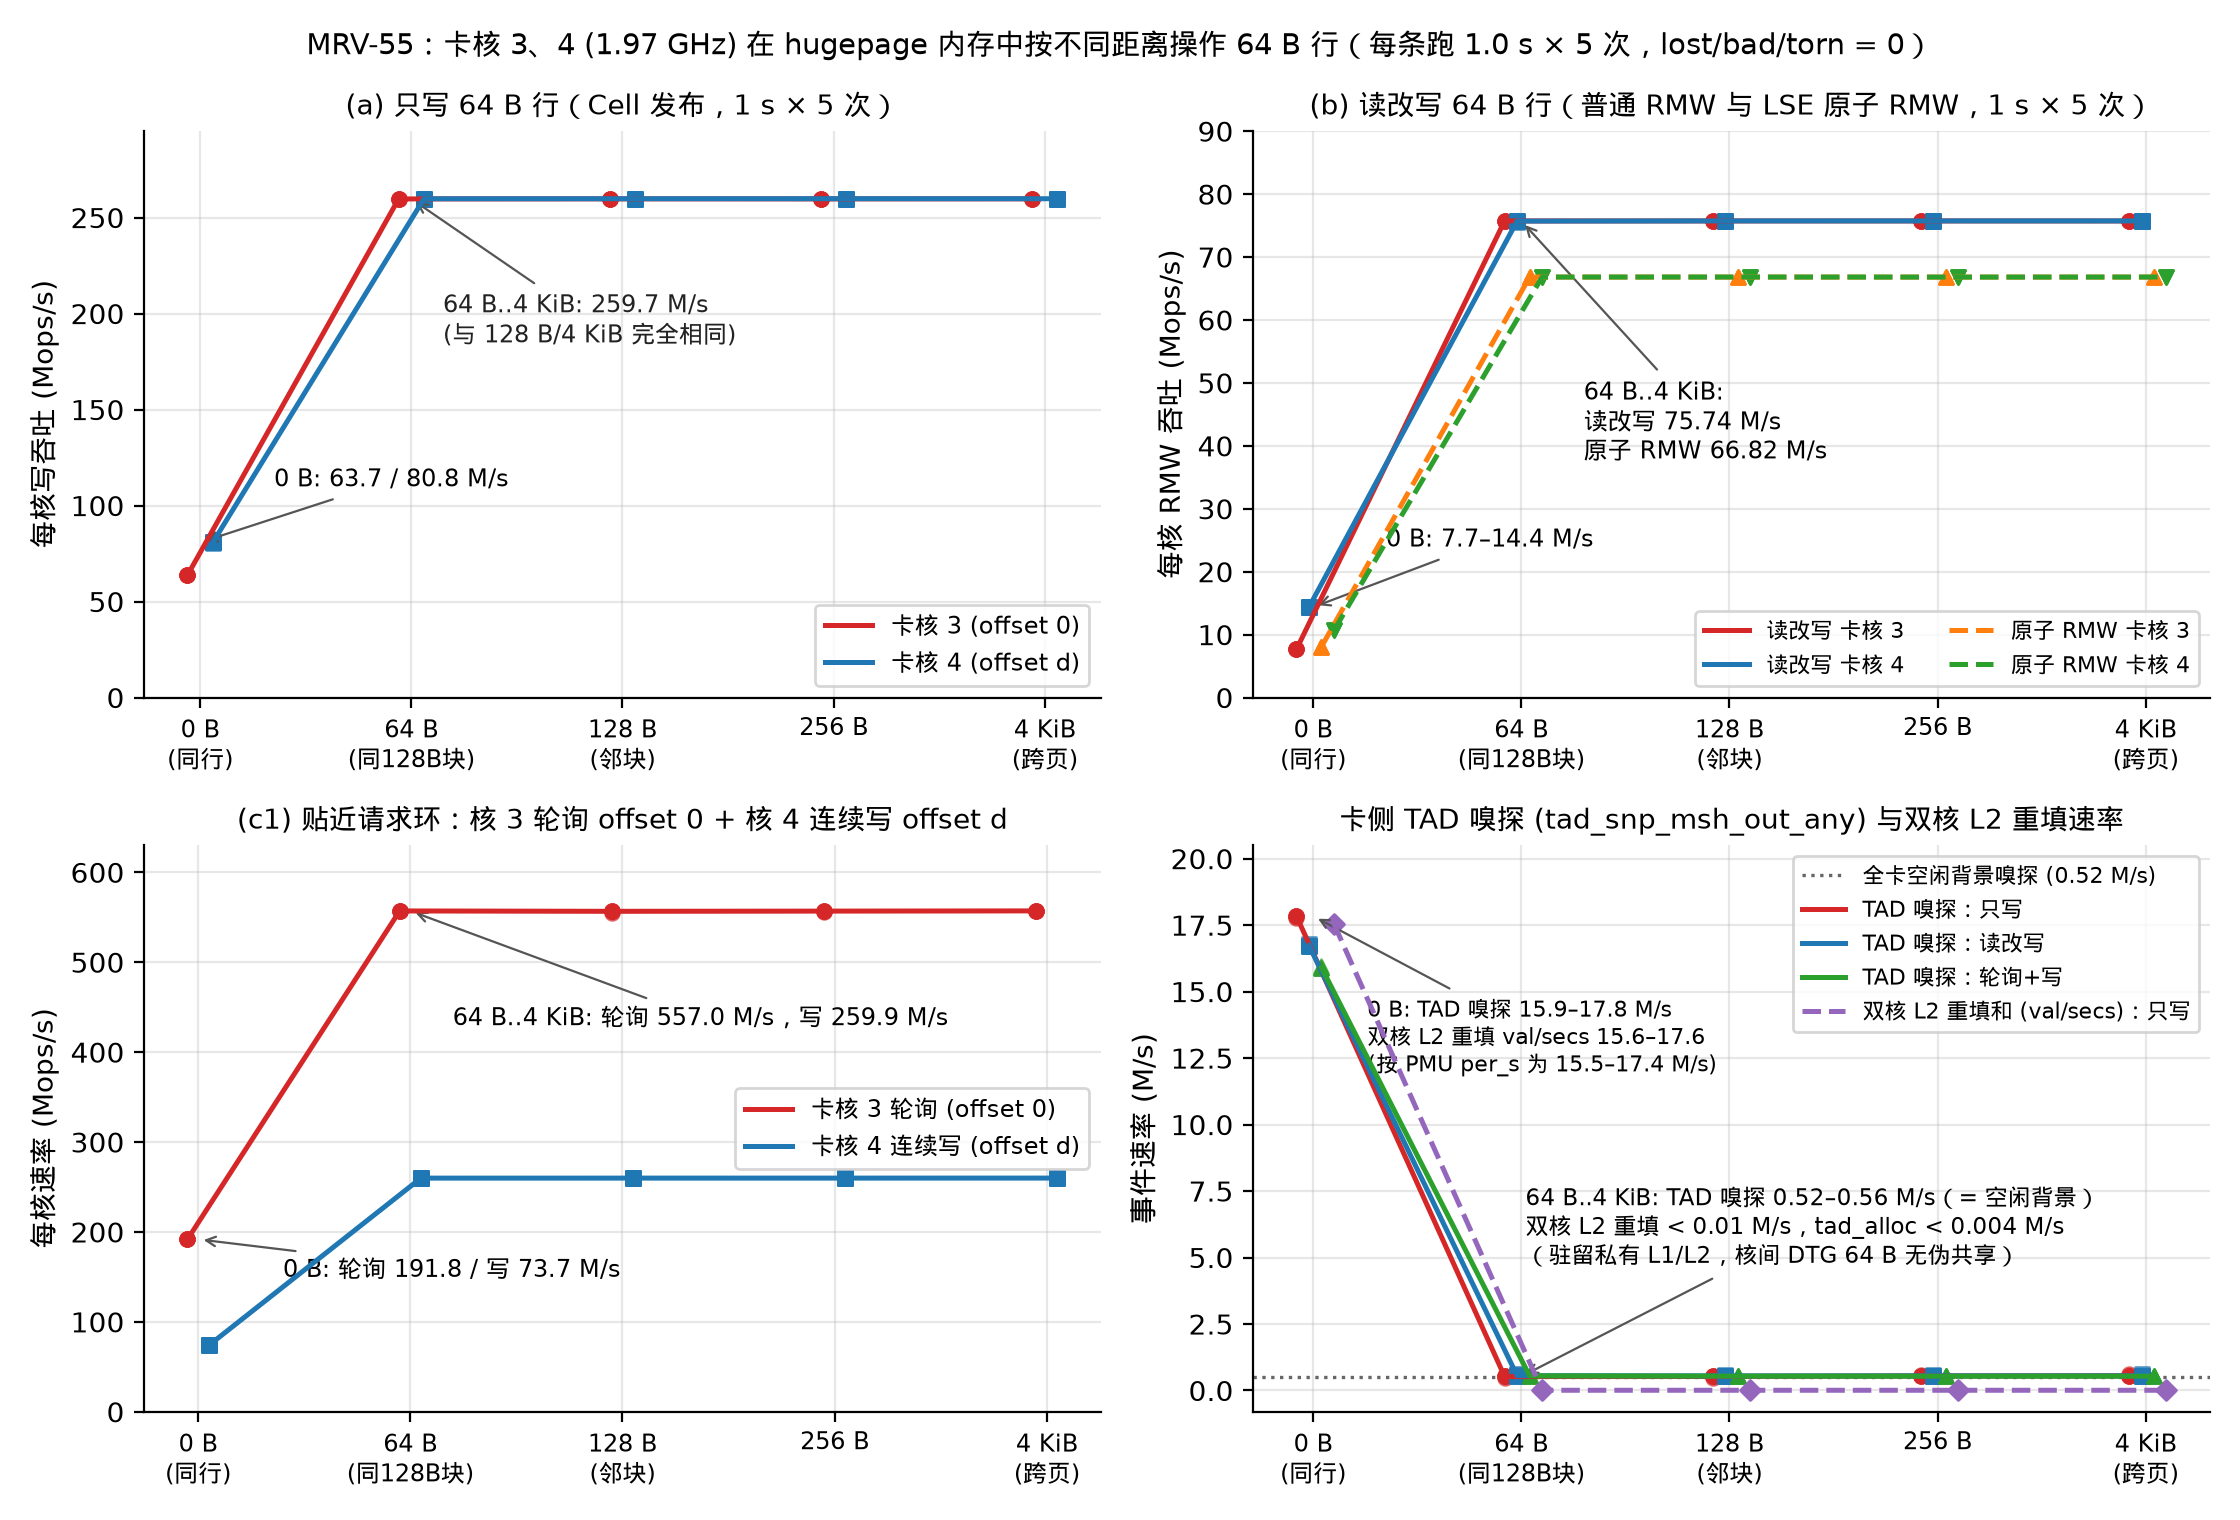

Reproduce this figure in Python.
"""MRV-55: Card core-to-core coherency granularity — throughput and TAD snoop counts across distances.

Reads logs/mrv55-2026-11-18/runs.jsonl (5 reps x 1.0 s per mode and distance on card lcores 3, 4)
and plots per-core operation rate and TAD snoop / L2 refill rates at distances 0 B, 64 B, 128 B,
256 B, and 4 KiB.

    uv run --with matplotlib python docs/figures/mrv-55-throughput-snoops.py
"""
import json
from collections import defaultdict
from pathlib import Path

from mrvplot import plt, save

ROOT = Path(__file__).resolve().parents[2]
RUNS = ROOT / "logs/mrv55-2026-11-18/runs.jsonl"

DISTS = [0, 64, 128, 256, 4096]
DIST_LABELS = ["0 B\n(同行)", "64 B\n(同128B块)", "128 B\n(邻块)", "256 B", "4 KiB\n(跨页)"]

records = [json.loads(line) for line in RUNS.read_text().splitlines()]
by_key = defaultdict(list)
for r in records:
    assert r["lost"] == 0 and r["bad"] == 0 and r["torn"] == 0, f"corrupt run: {r}"
    assert r["cpus"] == [3, 4] and r["tsc_hz"] == 1_000_000_000
    by_key[(r["mode"], r["dist_bytes"])].append(r)

fig, axes = plt.subplots(2, 2, figsize=(11.2, 7.6))
x_idx = list(range(len(DISTS)))


def plot_series(ax, mode, key_fn, label, color, marker="o", offset=0.0, ls="-"):
    means = []
    for i, d in enumerate(DISTS):
        rs = by_key[(mode, d)]
        assert len(rs) == 5, f"expected 5 reps for {mode} d={d}"
        ys = [key_fn(r) for r in rs]
        ax.scatter([i + offset] * len(ys), ys, s=24, color=color, marker=marker, alpha=0.7, zorder=3)
        means.append(sum(ys) / len(ys))
    ax.plot([i + offset for i in x_idx], means, color=color, lw=1.8, ls=ls, label=label, zorder=4)
    return means


# Panel (0, 0): (a) Write-only 64 B line throughput
ax = axes[0, 0]
m0 = plot_series(ax, "write_only", lambda r: r["core0_mops"], "卡核 3 (offset 0)", "#d62728", "o", -0.06)
m1 = plot_series(ax, "write_only", lambda r: r["core1_mops"], "卡核 4 (offset d)", "#1f77b4", "s", +0.06)
ax.annotate(f"0 B: {m0[0]:.1f} / {m1[0]:.1f} M/s", xy=(0, m1[0]), xytext=(0.35, 110),
            fontsize=8.5, arrowprops=dict(arrowstyle="->", color="#555555", lw=0.8))
ax.annotate(f"64 B..4 KiB: {m0[1]:.1f} M/s\n(与 128 B/4 KiB 完全相同)", xy=(1, m0[1]), xytext=(1.15, 185),
            fontsize=8.5, color="#222222", arrowprops=dict(arrowstyle="->", color="#555555", lw=0.8))
ax.set_xticks(x_idx, DIST_LABELS, fontsize=8.5)
ax.set_ylabel("每核写吞吐 (Mops/s)")
ax.set_ylim(0, 295)
ax.set_title("(a) 只写 64 B 行（Cell 发布，1 s × 5 次）", fontsize=10)
ax.legend(loc="lower right", fontsize=8.5, frameon=True)

# Panel (0, 1): (b) Read-modify-write 64 B line throughput
ax = axes[0, 1]
rmw0 = plot_series(ax, "rmw", lambda r: r["core0_mops"], "读改写 卡核 3", "#d62728", "o", -0.08)
rmw1 = plot_series(ax, "rmw", lambda r: r["core1_mops"], "读改写 卡核 4", "#1f77b4", "s", -0.02)
at0 = plot_series(ax, "atomic_rmw", lambda r: r["core0_mops"], "原子 RMW 卡核 3", "#ff7f0e", "^", +0.04, "--")
at1 = plot_series(ax, "atomic_rmw", lambda r: r["core1_mops"], "原子 RMW 卡核 4", "#2ca02c", "v", +0.10, "--")
ax.annotate("0 B: 7.7–14.4 M/s", xy=(0, rmw1[0]), xytext=(0.35, 24),
            fontsize=8.5, arrowprops=dict(arrowstyle="->", color="#555555", lw=0.8))
ax.annotate(f"64 B..4 KiB:\n读改写 {rmw0[1]:.2f} M/s\n原子 RMW {at0[1]:.2f} M/s", xy=(1, rmw0[1]), xytext=(1.3, 38),
            fontsize=8.5, arrowprops=dict(arrowstyle="->", color="#555555", lw=0.8))
ax.set_xticks(x_idx, DIST_LABELS, fontsize=8.5)
ax.set_ylabel("每核 RMW 吞吐 (Mops/s)")
ax.set_ylim(0, 90)
ax.set_title("(b) 读改写 64 B 行（普通 RMW 与 LSE 原子 RMW，1 s × 5 次）", fontsize=10)
ax.legend(loc="lower right", fontsize=8, frameon=True, ncol=2)

# Panel (1, 0): (c1) Poll + Bystander write throughput
ax = axes[1, 0]
p0 = plot_series(ax, "poll_bystander", lambda r: r["core0_mops"], "卡核 3 轮询 (offset 0)", "#d62728", "o", -0.05)
p1 = plot_series(ax, "poll_bystander", lambda r: r["core1_mops"], "卡核 4 连续写 (offset d)", "#1f77b4", "s", +0.05)
ax.annotate(f"0 B: 轮询 {p0[0]:.1f} / 写 {p1[0]:.1f} M/s", xy=(0, p0[0]), xytext=(0.4, 150),
            fontsize=8.5, arrowprops=dict(arrowstyle="->", color="#555555", lw=0.8))
ax.annotate(f"64 B..4 KiB: 轮询 {p0[1]:.1f} M/s，写 {p1[1]:.1f} M/s", xy=(1, p0[1]), xytext=(1.2, 430),
            fontsize=8.5, arrowprops=dict(arrowstyle="->", color="#555555", lw=0.8))
ax.set_xticks(x_idx, DIST_LABELS, fontsize=8.5)
ax.set_ylabel("每核速率 (Mops/s)")
ax.set_ylim(0, 630)
ax.set_title("(c1) 贴近请求环：核 3 轮询 offset 0 + 核 4 连续写 offset d", fontsize=10)
ax.legend(loc="center right", fontsize=8.5, frameon=True)

# Panel (1, 1): Card TAD snoop rate & dual-core L2 refill rate (normalized by active window secs)
ax = axes[1, 1]
idle_snp = [r["tad"]["tad_snp_msh_out_any"]["per_s"] / 1e6 for r in by_key[("idle", 0)]]
idle_snp_mean = sum(idle_snp) / len(idle_snp)
ax.axhline(idle_snp_mean, color="#666666", lw=1.2, ls=":", label=f"全卡空闲背景嗅探 ({idle_snp_mean:.2f} M/s)")

s_wo = plot_series(ax, "write_only", lambda r: r["tad"]["tad_snp_msh_out_any"]["per_s"] / 1e6,
                   "TAD 嗅探：只写", "#d62728", "o", -0.08)
s_rmw = plot_series(ax, "rmw", lambda r: r["tad"]["tad_snp_msh_out_any"]["per_s"] / 1e6,
                    "TAD 嗅探：读改写", "#1f77b4", "s", -0.02)
s_pb = plot_series(ax, "poll_bystander", lambda r: r["tad"]["tad_snp_msh_out_any"]["per_s"] / 1e6,
                   "TAD 嗅探：轮询+写", "#2ca02c", "^", +0.04)
l2_wo = plot_series(
    ax,
    "write_only",
    lambda r: (r["core0_pmu"]["l2d_cache_refill"]["val"] + r["core1_pmu"]["l2d_cache_refill"]["val"]) / r["secs"] / 1e6,
    "双核 L2 重填和 (val/secs)：只写",
    "#9467bd",
    "D",
    +0.10,
    "--",
)
ax.annotate("0 B: TAD 嗅探 15.9–17.8 M/s\n双核 L2 重填 val/secs 15.6–17.6\n(按 PMU per_s 为 15.5–17.4 M/s)",
            xy=(0, s_wo[0]), xytext=(0.26, 12.0),
            fontsize=7.8, arrowprops=dict(arrowstyle="->", color="#555555", lw=0.8))
ax.annotate(f"64 B..4 KiB: TAD 嗅探 {s_wo[1]:.2f}–{s_rmw[1]:.2f} M/s（= 空闲背景）\n双核 L2 重填 < 0.01 M/s，tad_alloc < 0.004 M/s\n（驻留私有 L1/L2，核间 DTG 64 B 无伪共享）",
            xy=(1, s_wo[1]), xytext=(1.02, 4.8),
            fontsize=8.2, arrowprops=dict(arrowstyle="->", color="#555555", lw=0.8))
ax.set_xticks(x_idx, DIST_LABELS, fontsize=8.5)
ax.set_ylabel("事件速率 (M/s)")
ax.set_ylim(-0.8, 20.5)
ax.set_title("卡侧 TAD 嗅探 (tad_snp_msh_out_any) 与双核 L2 重填速率", fontsize=10)
ax.legend(loc="upper right", fontsize=7.8, frameon=True)

fig.suptitle("MRV-55：卡核 3、4 (1.97 GHz) 在 hugepage 内存中按不同距离操作 64 B 行（每条跑 1.0 s × 5 次，lost/bad/torn = 0）",
             fontsize=10.5)
print(save(fig, "mrv-55-throughput-snoops"))
